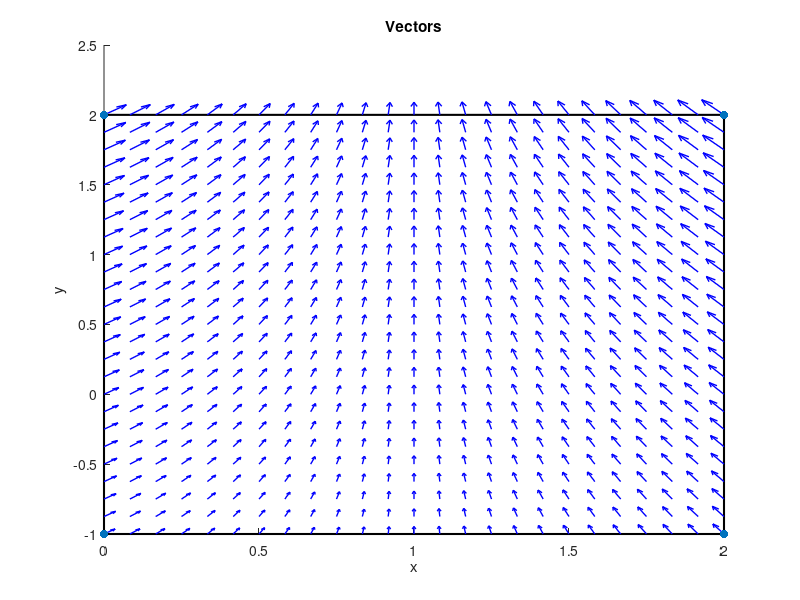

Here is the MATLAB script that generated this plot:
% Element Geometry
x_e = [0 2 2 0]; y_e = [-1 -1 2 2 ]; % Nodal Locations (m)
area = 6; % Area of Element (m^2)

% Displacements at the corner points (m)
for i = 1:4
   u_corners = [0.005 -0.005 -0.010 0.010];
   v_corners = [0.005 0.010 0.015 0.010];
end

% Generate a meshgrid for the region
[x, y] = meshgrid(linspace(0, 2, 25), linspace(-1, 2, 25));

% Shape functions
N1 = @(x, y) (1/6) .* (x - x_e(2)) .* (y - y_e(4));
N2 = @(x, y) (-1/6) .* (x - x_e(1)) .* (y - y_e(4));
N3 = @(x, y) (1/6) .* (x - x_e(1)) .* (y - y_e(1));
N4 = @(x, y) (-1/6) .* (x - x_e(2)) .* (y - y_e(1));

% Interpolate displacements using Shape functions
u_interpolated = N1(x, y) * u_corners(1) + N2(x, y) * u_corners(2) + N3(x, y) * u_corners(3) + N4(x, y) * u_corners(4);
v_interpolated = N1(x, y) * v_corners(1) + N2(x, y) * v_corners(2) + N3(x, y) * v_corners(3) + N4(x, y) * v_corners(4);

% Calculate the total displacement
total_displacement_interpolated = sqrt(u_interpolated.^2 + v_interpolated.^2);

% Create the figure
figure;

% Add corner points to the plot for reference
scatter(x_e, y_e, 'ro', 'filled');
hold on;

% Connect corners with lines
plot([x_e, x_e(1)], [y_e, y_e(1)], 'k', 'LineWidth', 1.5);

% Plot displacement vectors throughout the element
quiver(x(:), y(:), u_interpolated(:), v_interpolated(:), 'b', 'LineWidth', 1);

hold off;

title('Vectors');
xlabel('x');
ylabel('y');
% Element Center Point (1.0,0.5)
center_x = 1.0;
center_y = 0.5;

% Find the index of the closest point in the meshgrid
[~, idx_x] = min(abs(x(1, :) - center_x));
[~, idx_y] = min(abs(y(:, 1) - center_y));

% Interpolated displacement components at (1.0,0.5)
u_at_center = u_interpolated(idx_y, idx_x);
v_at_center = v_interpolated(idx_y, idx_x);
total_displacement_at_center = total_displacement_interpolated(idx_y, idx_x);

% Display the values
disp(['u_interpolated at ', (num2str(center_x)), ',', (num2str(center_y)), ' (center) = ', num2str(u_at_center)]);
disp(['v_interpolated at ', (num2str(center_x)), ',', (num2str(center_y)), ' (center) = ', num2str(v_at_center)]);
disp(['Total Displacement at ', num2str(center_x), ',', num2str(center_y), ' (center) = ', num2str(total_displacement_at_center)]);